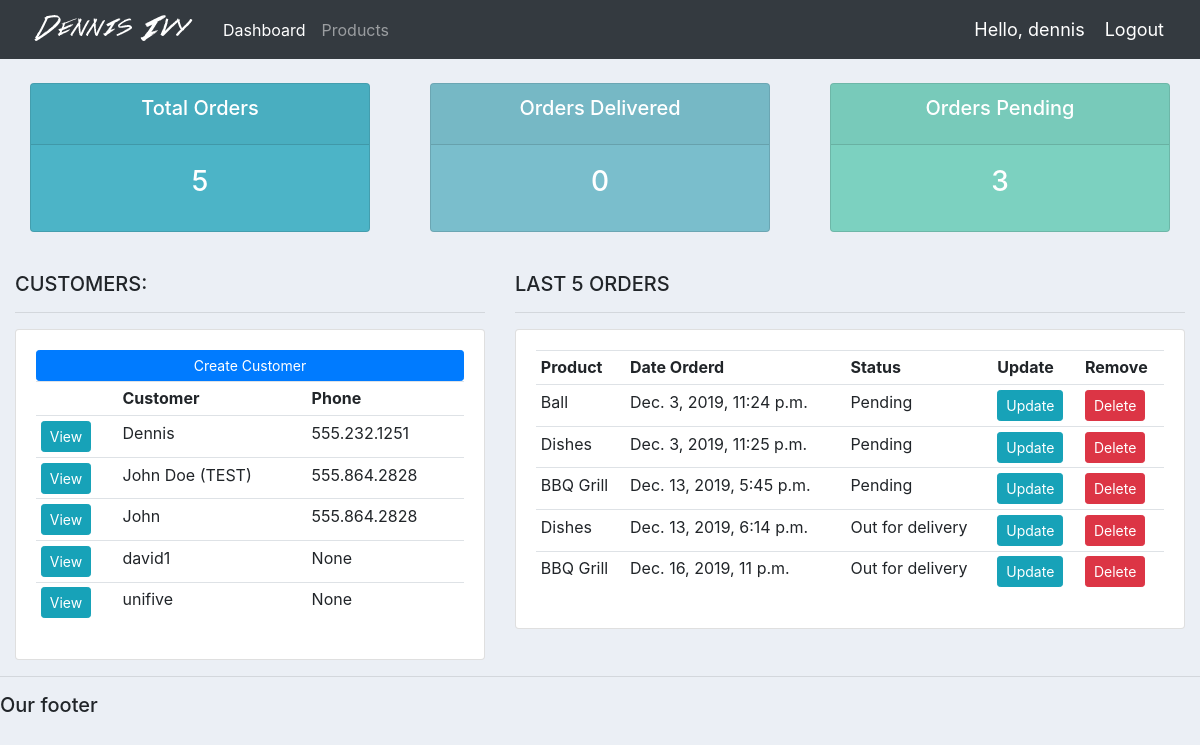
The app's page / (signed in) with its own data.
### accounts/models.py (models this page shows, shortened)
class Customer(models.Model):
	user = models.OneToOneField(User, null=True, blank=True, on_delete=models.CASCADE)
	name = models.CharField(max_length=200, null=True)
	phone = models.CharField(max_length=200, null=True)
	email = models.CharField(max_length=200, null=True)
	profile_pic = models.ImageField(default="profile1.png", null=True, blank=True)
	date_created = models.DateTimeField(auto_now_add=True, null=True)

class Order(models.Model):
	STATUS = (
			('Pending', 'Pending'),
			('Out for delivery', 'Out for delivery'),
			('Delivered', 'Delivered'),
			)
	customer = models.ForeignKey(Customer, null=True, on_delete= models.SET_NULL)
	product = models.ForeignKey(Product, null=True, on_delete= models.SET_NULL)
	date_created = models.DateTimeField(auto_now_add=True, null=True)
	status = models.CharField(max_length=200, null=True, choices=STATUS)
	note = models.CharField(max_length=1000, null=True)

class Product(models.Model):
	CATEGORY = (
			('Indoor', 'Indoor'),
			('Out Door', 'Out Door'),
			)
	name = models.CharField(max_length=200, null=True)
	price = models.FloatField(null=True)
	category = models.CharField(max_length=200, null=True, choices=CATEGORY)
	description = models.CharField(max_length=200, null=True, blank=True)
	date_created = models.DateTimeField(auto_now_add=True, null=True)
	tags = models.ManyToManyField(Tag)
	def __str__(self):
		return self.name

### accounts/decorators.py (the view)
	def wrapper_function(request, *args, **kwargs):
		group = None
		if request.user.groups.exists():
			group = request.user.groups.all()[0].name
		if group == 'customer':
			return redirect('user-page')
		if group == 'admin':
			return view_func(request, *args, **kwargs)

### accounts/views.py (called while the page is built)
@login_required(login_url='login')
@admin_only
def home(request):
	orders = Order.objects.all()
	customers = Customer.objects.all()
	total_customers = customers.count()
	total_orders = orders.count()
	delivered = orders.filter(status='Delivered').count()
	pending = orders.filter(status='Pending').count()
	context = {'orders':orders, 'customers':customers,
	'total_orders':total_orders,'delivered':delivered,
	'pending':pending }
	return render(request, 'accounts/dashboard.html', context)

### accounts/templates/accounts/dashboard.html
{%  extends 'accounts/main.html' %}
{% block content %}
{%  include 'accounts/status.html' %}
<br>
<div class="row">
	<div class="col-md-5">
		<h5>CUSTOMERS:</h5>
		<hr>
		<div class="card card-body">
			<a class="btn btn-primary  btn-sm btn-block" href="">Create Customer</a>
			<table class="table table-sm">
				<tr>
					<th></th>
					<th>Customer</th>
					<th>Phone</th>
				</tr>
				{% for customer in customers %}
					<tr>
						<td><a class="btn btn-sm btn-info" href="{% url 'customer' customer.id %}">View</a></td>
						<td>{{customer.name}}</td>
						<td>{{customer.phone}}</td>
					</tr>
				{% endfor %}
			</table>
		</div>
	</div>
	<div class="col-md-7">
		<h5>LAST 5 ORDERS</h5>
		<hr>
		<div class="card card-body">
			<table class="table table-sm">
				<tr>
					<th>Product</th>
					<th>Date Orderd</th>
					<th>Status</th>
					<th>Update</th>
					<th>Remove</th>
				</tr>
				{% for order in orders %}
					<tr>
						<td>{{order.product}}</td>
						<td>{{order.date_created}}</td>
						<td>{{order.status}}</td>
						<td><a class="btn btn-sm btn-info" href="{% url 'update_order' order.id %}">Update</a></td>
						<td><a class="btn btn-sm btn-danger" href="{% url 'delete_order' order.id %}">Delete</a></td>
					</tr>
				{% endfor %}
			</table>
		</div>
	</div>
</div>
{% endblock %}

### accounts/templates/accounts/main.html (shortened to what this page needs)
{% load static %}
<!DOCTYPE html>
<html>
<head>
	<link rel="stylesheet" href="https://stackpath.bootstrapcdn.com/bootstrap/4.3.1/css/bootstrap.min.css">
	<link rel="stylesheet" type="text/css" href="{% static '/css/main.css' %}">
</head>
<body>
	{%  include 'accounts/navbar.html' %}
	<div class="container-fluid">
	{% block content %}
	{% endblock %}
    </div>
	<hr>
	<h5>Our footer</h5>
</body>
</html>

### accounts/templates/accounts/navbar.html (shortened to what this page needs)
{% load static %}
<nav class="navbar navbar-expand-lg navbar-dark bg-dark">
 <img src="{% static 'images/logo.png' %}">
  <div class="collapse navbar-collapse" id="navbarNav">
    <ul class="navbar-nav">
      {% if request.user.is_staff %}
      <li class="nav-item active">
        <a class="nav-link" href="{% url 'home' %}">Dashboard</a>
      </li>
      <li class="nav-item">
        <a class="nav-link" href="{% url 'products' %}">Products</a>
      </li>
      {% else %}
       <li class="nav-item">
        <a class="nav-link" href="{% url 'account' %}">Settings</a>
      </li>
      {% endif %}
    </ul>
  </div>
  <span class="hello-msg">Hello, {{request.user}}</span>
  <span ><a  class="hello-msg" href="{% url 'logout' %}">Logout</a></span>
</nav>

### accounts/templates/accounts/status.html
<br>
<div class="row">
	<div class="col">
		<div class="col-md">
			<div class="card text-center text-white  mb-3" id="total-orders">
			  	<div class="card-header">
			  		<h5 class="card-title">Total Orders</h5>
			  	</div>
			  	<div class="card-body">
			    	<h3 class="card-title">{{total_orders}}</h3>
			  	</div>
			</div>
		</div>
	</div>
	<div class="col">
		<div class="col-md">
			<div class="card text-center text-white  mb-3" id="orders-delivered">
			  	<div class="card-header">
			  		<h5 class="card-title">Orders Delivered</h5>
			  	</div>
			  	<div class="card-body">
			    	<h3 class="card-title">{{delivered}}</h3>
			  	</div>
			</div>
		</div>
	</div>
	<div class="col">
		<div class="col-md">
			<div class="card text-center text-white  mb-3" id="orders-pending">
			  	<div class="card-header">
			  		<h5 class="card-title">Orders Pending</h5>
			  	</div>
			  	<div class="card-body">
			    	<h3 class="card-title">{{pending}}</h3>
			  	</div>
			</div>
		</div>
	</div>
</div>

### static/css/main.css (style rules this page uses)
body { background-color: #ebeff5; }
#total-orders { background-color: #4cb4c7; }
#orders-delivered { background-color: #7abecc; }
#orders-pending { background-color: #7CD1C0; }

### accounts/templates/accounts/navbar.html (style rules this page uses)
.hello-msg { font-size: 18px; color: #fff; margin-right: 20px; }

### records on screen
Customer: name "Dennis", phone "555.232.1251"
Customer: name "John Doe (TEST)", phone "555.864.2828"
Customer: name "John", phone "555.864.2828"
Customer: name "david1", phone "None"
Customer: name "unifive", phone "None"
Order: product "Ball", date_created "Dec. 3, 2019, 11:24 p.m.", status "Pending"
Order: product "Dishes", date_created "Dec. 3, 2019, 11:25 p.m.", status "Pending"
Order: product "BBQ Grill", date_created "Dec. 13, 2019, 5:45 p.m.", status "Pending"
Order: product "Dishes", date_created "Dec. 13, 2019, 6:14 p.m.", status "Out for delivery"
Order: product "BBQ Grill", date_created "Dec. 16, 2019, 11 p.m.", status "Out for delivery"

### other values on screen
{{ request.user }} "dennis"
{{ total_orders }} "5"
{{ delivered }} "0"
{{ pending }} "3"
